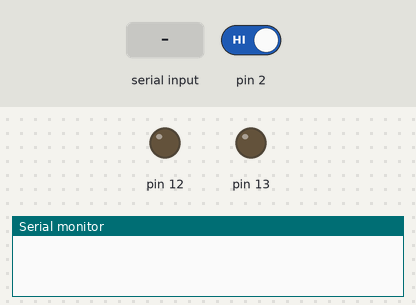
This sketch was run on a simulated Arduino Uno, built with avr-gcc and run on an emulated ATmega328P. On the bench: output pins drawn as LEDs (lit = HIGH), the last lines printed to the serial monitor. Dashed ring = blinking. The inputs (shaded band) are chosen by the test bench; at power-on: pin 2 HIGH.

Above: at 1.2 s.
1.3 s: "5" received over Serial
At 2.5 s:
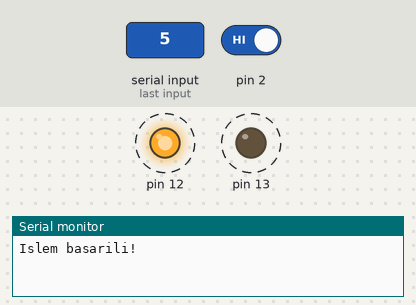
4.3 s: "1" received over Serial
7.3 s: pin 2 driven LOW
At 8.3 s:
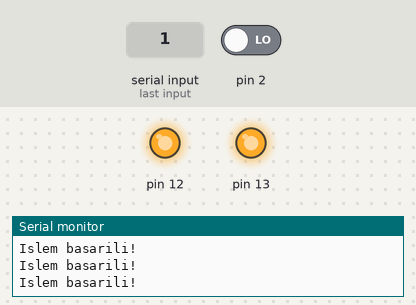
8.8 s: "2" received over Serial
At 9.5 s:
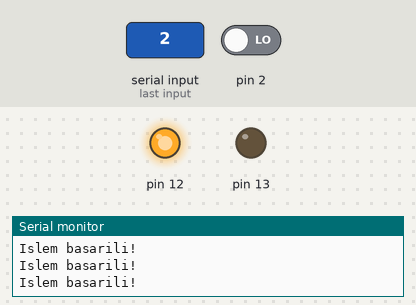
10.4 s: "4" received over Serial
At 10.8 s:
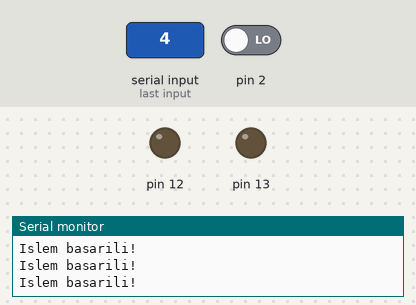
Timing chart, 0 to 13.0 s (numbered marks = the images above; inputs shaded):
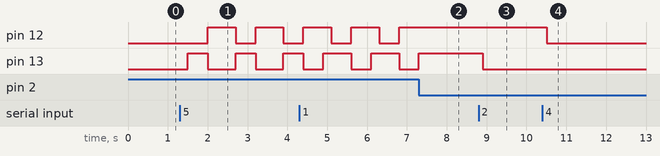

The sketch:

sketch.ino
```cpp
int value;
bool blink = false;

void setup() {
  // put your setup code here, to run once:
  pinMode(13, OUTPUT);
  pinMode(12, OUTPUT);
  Serial.begin(9600);
  attachInterrupt(0, interrupt, FALLING                                                                          );
}

void loop() {
  // put your main code here, to run repeatedly:
  ReadSerial();
    switch(value){
      case '1': // led1 on
         digitalWrite(13, HIGH);
         WriteSerial();
         break;
      case '2': // led1 off
         digitalWrite(13, LOW);
         WriteSerial();
         break;
      case '3': // led2 on
         digitalWrite(12, HIGH);
         WriteSerial();
         break;
      case '4': // led2 off
         digitalWrite(12, LOW);
         WriteSerial();
         break;
      case '5': // blink on
         blink = true;
         WriteSerial();
         break;
      case '6': // blink off
         blink = false;
         digitalWrite(13, LOW);
         digitalWrite(12, LOW);
         WriteSerial();
         break;
    }


  if(blink){
    Blink();
  }
}

void ReadSerial(){
  if(Serial.available()){
    value = Serial.read();

  }
}

void WriteSerial(){
  delay(200);
  Serial.println("Islem basarili!");
}

void Blink(){
   digitalWrite(13, HIGH);
   digitalWrite(12, LOW);
   delay(500);
   digitalWrite(13, LOW);
   digitalWrite(12, HIGH);
   delay(500);
}

void interrupt(){
    blink = !blink;
}
```

Measured:
- after the input at 1.3 s, pin 12: alternates HIGH for 0.70 s and LOW for 0.50 s, starting after 0.70 s; pin 13: alternates HIGH for 0.50 s and LOW for 0.70 s, starting after 0.20 s
- after the input at 7.3 s, pin 12: stays HIGH (without the input it goes to LOW after 0.20 s); pin 13: goes on until 7.3 s, then stays HIGH
- after the input at 8.8 s, pin 13: HIGH → LOW after 0.10 s
- after the input at 10.4 s, pin 12: HIGH → LOW after 0.10 s
